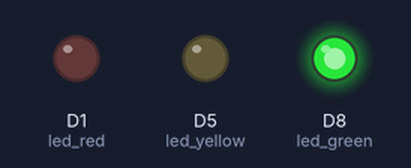
A sketch run on a simulated ESP8266 (NodeMCU). On the bench: output pins drawn as LEDs (lit = HIGH).

Above: at 0.3 s.
At 1.7 s:
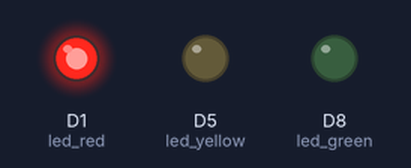
At 5.2 s:
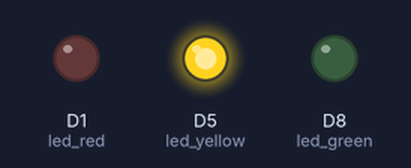
Timing chart, 0 to 6.4 s (numbered marks = the images above):
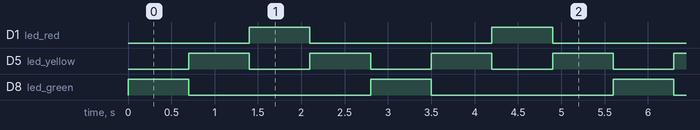

The sketch:

05-traffic-light.ino
```cpp
/**
 * Traffic light
 */

#define led_red D1
#define led_yellow D5
#define led_green D8

#define sleeptime 700

void setup() {
  pinMode(led_red, OUTPUT);
  pinMode(led_yellow, OUTPUT);
  pinMode(led_green, OUTPUT);
  digitalWrite(led_red, LOW);
  digitalWrite(led_yellow, LOW);
  digitalWrite(led_green, LOW);
}

void transition(int pin1, int pin2) {
  digitalWrite(pin1, LOW);
  digitalWrite(pin2, HIGH);
}

void loop() {
  transition(led_yellow, led_green);
  delay(sleeptime);
  transition(led_green, led_yellow);
  delay(sleeptime);
  transition(led_yellow, led_red);
  delay(sleeptime);
  transition(led_red, led_yellow);
  delay(sleeptime);
}
```

Measured:
- by itself, D1 (led_red), D8 (led_green): alternates HIGH for 0.70 s and LOW for 2.1 s
- by itself, D5 (led_yellow): alternates HIGH for 0.70 s and LOW for 0.70 s
- by itself, everything shown: repeats every 2.8 s, in 4 steps
